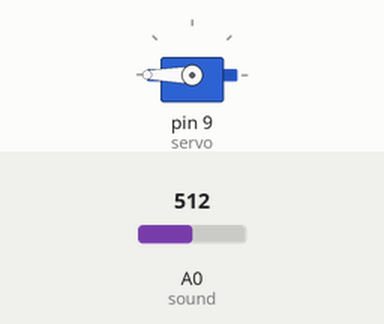
A sketch run on a simulated Arduino Uno, built with avr-gcc and run on an emulated ATmega328P. On the bench: servo. The inputs (shaded band) are chosen by the test bench; at power-on: A0 (sound) = 512.

Above: at 1.8 s.
1.9 s: A0 (sound) set to 213
3.4 s: A0 (sound) set to 185
At 5.2 s:
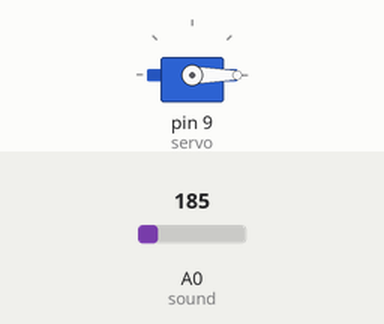
5.5 s: A0 (sound) set to 210
At 6.4 s:
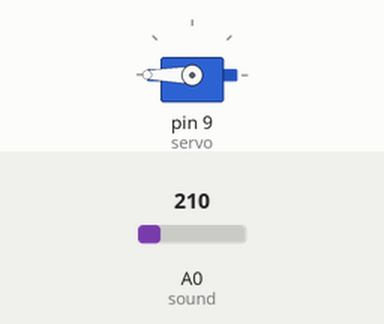
7.0 s: A0 (sound) set to 190
At 7.9 s:
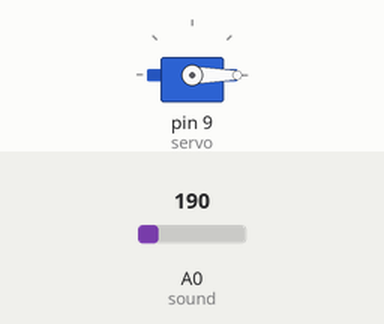
Timing chart, 0 to 10.0 s (numbered marks = the images above; inputs shaded):
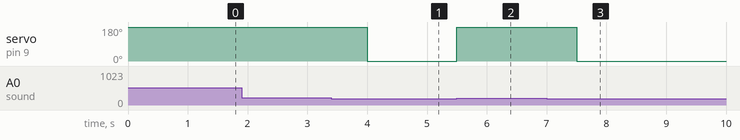

The sketch:

123.ino
```cpp
#include <Servo.h>
Servo myservo;
int servo = 9;
int sound = A0;
const int threshold=200;

//Set the sound sensor as input and servo motor as output
void setup() {
     Serial.begin(9600);
     myservo.attach(servo);
     pinMode(sound,INPUT);
     pinMode(servo,OUTPUT);
}

//When the sound value is greater than 200, the servo motor rotates 180, and the small is 0, so that the servo motor keeps rotating.
void loop() {
int statusSensor = analogRead(sound);

  if (statusSensor >= threshold)
  {
    myservo.write(180);
    delay(1000);

  }
  else

  {
    myservo.write(0);

  }
}
```

Measured:
- the behaviour switches between 200 and 199 on A0 (sound) (found by bisection; images 0 and 1)
- after the input at 1.9 s, every drawn part: stays the same
- after the input at 3.4 s, servo on pin 9 (servo): 180° → 0° after 0.60 s
- after the input at 5.5 s, servo on pin 9 (servo): 0° → 180° at once
- after the input at 7.0 s, servo on pin 9 (servo): 180° → 0° after 0.50 s
